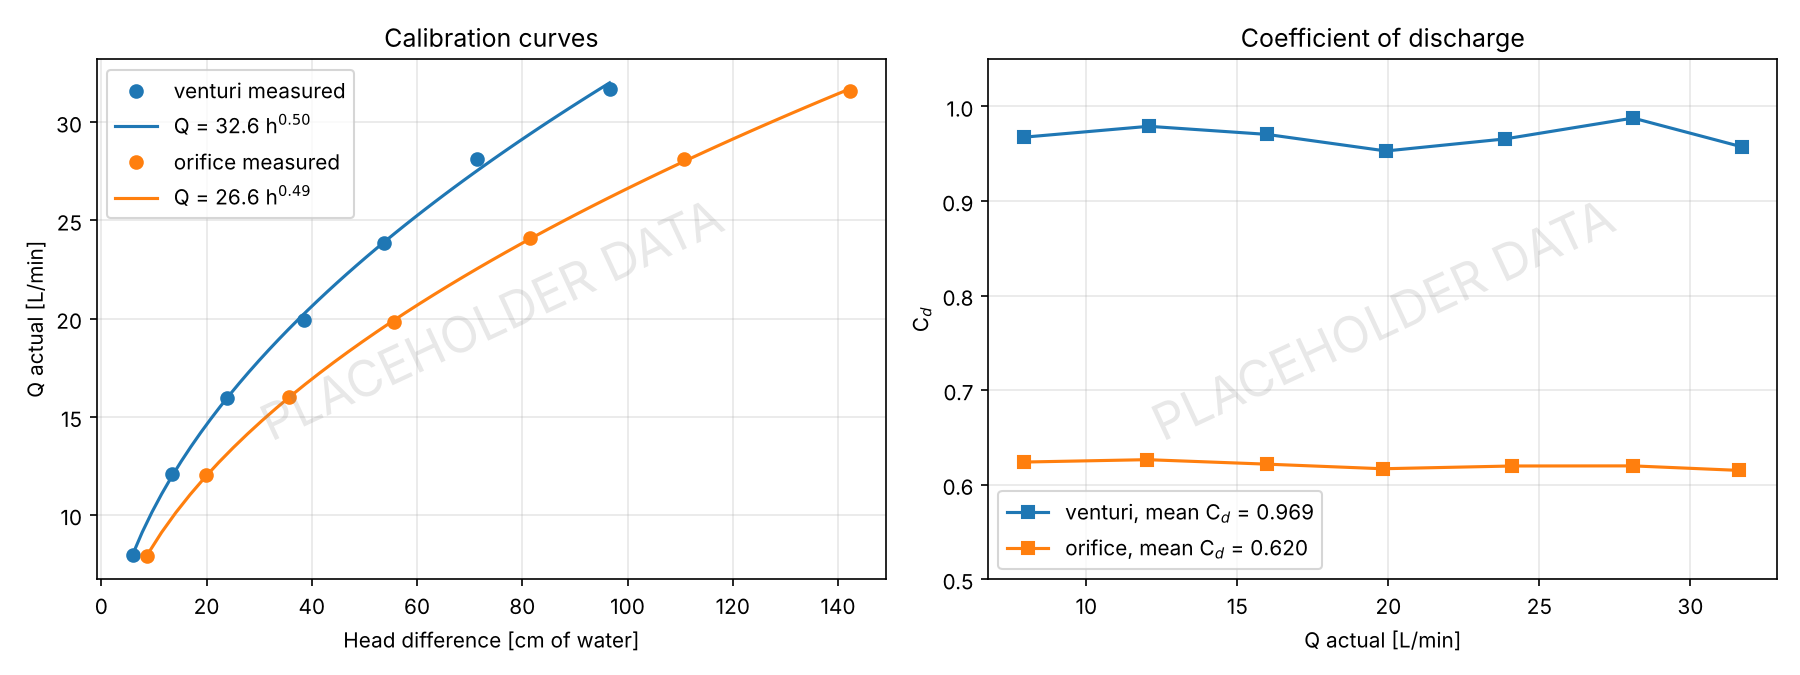

Generate this figure with Python:
# Venturimeter and orificemeter calibration - Fluid Mechanics Lab
# Shreeji Kumawat
# Actual flow from collecting tank, theoretical flow from Bernoulli with mercury manometer
# differential. Gives Cd for both meters and the Q = K h^n calibration fit.

import numpy as np
import matplotlib.pyplot as plt
from labutils import read, stamp, save, write_summary, RHO_W, RHO_HG, G

GEOM = {"venturi": (25.0, 12.5), "orifice": (25.0, 14.0)}   # inlet, throat/orifice dia [mm]

df = read("flowmeter_test.csv")
lines = ["FLOWMETER CALIBRATION", "=" * 30]
fig, axs = plt.subplots(1, 2, figsize=(12, 4.5))
for k, (name, (d1, d2)) in enumerate(GEOM.items()):
    s = df[df.meter == name]
    A1, A2 = np.pi * (d1 / 1e3) ** 2 / 4, np.pi * (d2 / 1e3) ** 2 / 4
    Q_act = s.volume_L / s.time_s / 1000                                   # m3/s
    h_w = s.manometer_mmHg / 1000 * (RHO_HG / RHO_W - 1)                   # m of water
    Q_th = A2 * np.sqrt(2 * G * h_w / (1 - (A2 / A1) ** 2))
    Cd = Q_act / Q_th
    n, logK = np.polyfit(np.log(h_w), np.log(Q_act * 60000), 1)
    axs[0].plot(h_w * 100, Q_act * 60000, "o", color=f"C{k}", label=f"{name} measured")
    hf = np.linspace(h_w.min(), h_w.max(), 50)
    axs[0].plot(hf * 100, np.exp(logK) * hf ** n, "-", color=f"C{k}", label=f"Q = {np.exp(logK):.1f} h$^{{{n:.2f}}}$")
    axs[1].plot(Q_act * 60000, Cd, "s-", color=f"C{k}", label=f"{name}, mean C$_d$ = {Cd.mean():.3f}")
    lines.append(f"{name}: d1 = {d1} mm, d2 = {d2} mm, beta = {d2/d1:.2f}")
    for qa, qt, cd in zip(Q_act, Q_th, Cd):
        lines.append(f"   Q_act {qa*60000:6.2f} L/min  Q_th {qt*60000:6.2f} L/min  Cd {cd:.3f}")
    lines.append(f"   mean Cd = {Cd.mean():.3f} +/- {Cd.std():.3f},  calibration Q[L/min] = {np.exp(logK):.2f} h[m]^{n:.3f}")
axs[0].set_xlabel("Head difference [cm of water]"); axs[0].set_ylabel("Q actual [L/min]"); axs[0].set_title("Calibration curves")
axs[1].set_xlabel("Q actual [L/min]"); axs[1].set_ylabel("C$_d$"); axs[1].set_ylim(0.5, 1.05); axs[1].set_title("Coefficient of discharge")
for a in axs:
    a.grid(alpha=0.3); a.legend(); stamp(a, df)
save(fig, "flowmeter_calibration.png")
write_summary("flowmeter_calibration.txt", lines, df)
